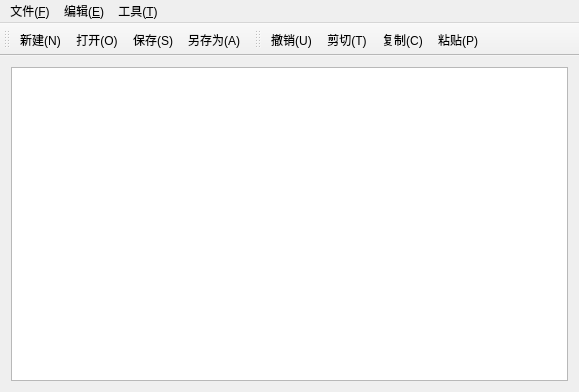
<?xml version="1.0" encoding="UTF-8"?>
<ui version="4.0">
 <class>MainWindow</class>
 <widget class="QMainWindow" name="MainWindow">
  <property name="geometry">
   <rect>
    <x>0</x>
    <y>0</y>
    <width>579</width>
    <height>392</height>
   </rect>
  </property>
  <property name="windowTitle">
   <string>MainWindow</string>
  </property>
  <widget class="QWidget" name="centralWidget">
   <layout class="QVBoxLayout" name="verticalLayout">
    <item>
     <widget class="QTextEdit" name="textEdit"/>
    </item>
   </layout>
  </widget>
  <widget class="QMenuBar" name="menuBar">
   <property name="geometry">
    <rect>
     <x>0</x>
     <y>0</y>
     <width>579</width>
     <height>21</height>
    </rect>
   </property>
   <widget class="QMenu" name="menu_F">
    <property name="title">
     <string>文件(&amp;F)</string>
    </property>
    <addaction name="actNew"/>
    <addaction name="actOpen"/>
    <addaction name="actClose"/>
    <addaction name="separator"/>
    <addaction name="actSave"/>
    <addaction name="actASave"/>
    <addaction name="actPrint"/>
    <addaction name="separator"/>
    <addaction name="actQuit"/>
   </widget>
   <widget class="QMenu" name="menu_E">
    <property name="title">
     <string>编辑(&amp;E)</string>
    </property>
    <addaction name="actUndo"/>
    <addaction name="actCut"/>
    <addaction name="actCopy"/>
    <addaction name="actPaste"/>
    <addaction name="separator"/>
    <addaction name="actAll"/>
   </widget>
   <widget class="QMenu" name="menu_T">
    <property name="title">
     <string>工具(&amp;T)</string>
    </property>
    <addaction name="actFind"/>
   </widget>
   <addaction name="menu_F"/>
   <addaction name="menu_E"/>
   <addaction name="menu_T"/>
  </widget>
  <widget class="QToolBar" name="fileToolBar">
   <attribute name="toolBarArea">
    <enum>TopToolBarArea</enum>
   </attribute>
   <attribute name="toolBarBreak">
    <bool>false</bool>
   </attribute>
   <addaction name="actNew"/>
   <addaction name="actOpen"/>
   <addaction name="actSave"/>
   <addaction name="actASave"/>
  </widget>
  <widget class="QToolBar" name="editToolBar">
   <property name="windowTitle">
    <string>toolBar_2</string>
   </property>
   <attribute name="toolBarArea">
    <enum>TopToolBarArea</enum>
   </attribute>
   <attribute name="toolBarBreak">
    <bool>false</bool>
   </attribute>
   <addaction name="actUndo"/>
   <addaction name="actCut"/>
   <addaction name="actCopy"/>
   <addaction name="actPaste"/>
  </widget>
  <action name="actNew">
   <property name="icon">
    <iconset resource="mainwindow.qrc">
     <normaloff>:/images/new.ico</normaloff>:/images/new.ico</iconset>
   </property>
   <property name="text">
    <string>新建(&amp;N)</string>
   </property>
  </action>
  <action name="actOpen">
   <property name="icon">
    <iconset resource="mainwindow.qrc">
     <normaloff>:/images/fileopen.ico</normaloff>:/images/fileopen.ico</iconset>
   </property>
   <property name="text">
    <string>打开(&amp;O)</string>
   </property>
  </action>
  <action name="actClose">
   <property name="text">
    <string>关闭(&amp;C)</string>
   </property>
  </action>
  <action name="actSave">
   <property name="icon">
    <iconset resource="mainwindow.qrc">
     <normaloff>:/images/filesave.ico</normaloff>:/images/filesave.ico</iconset>
   </property>
   <property name="text">
    <string>保存(&amp;S)</string>
   </property>
   <property name="shortcut">
    <string>Ctrl+S, Enter</string>
   </property>
  </action>
  <action name="actASave">
   <property name="icon">
    <iconset resource="mainwindow.qrc">
     <normaloff>:/images/filesaveas.ico</normaloff>:/images/filesaveas.ico</iconset>
   </property>
   <property name="text">
    <string>另存为(&amp;A)</string>
   </property>
  </action>
  <action name="actPrint">
    <property name="text">
    <string>打印(&amp;P)</string>
    </property>
  </action>
  <action name="actQuit">
   <property name="text">
    <string>退出(&amp;X)</string>
   </property>
  </action>
  <action name="actUndo">
   <property name="icon">
    <iconset resource="mainwindow.qrc">
     <normaloff>:/images/undo.ico</normaloff>:/images/undo.ico</iconset>
   </property>
   <property name="text">
    <string>撤销(&amp;U)</string>
   </property>
   <property name="shortcut">
    <string>Ctrl+Z</string>
   </property>
  </action>
  <action name="actCut">
   <property name="icon">
    <iconset resource="mainwindow.qrc">
     <normaloff>:/images/editcut.ico</normaloff>:/images/editcut.ico</iconset>
   </property>
   <property name="text">
    <string>剪切(&amp;T)</string>
   </property>
   <property name="shortcut">
    <string>Ctrl+X</string>
   </property>
  </action>
  <action name="actCopy">
   <property name="icon">
    <iconset resource="mainwindow.qrc">
     <normaloff>:/images/editcopy.ico</normaloff>:/images/editcopy.ico</iconset>
   </property>
   <property name="text">
    <string>复制(&amp;C)</string>
   </property>
   <property name="shortcut">
    <string>Ctrl+C</string>
   </property>
  </action>
  <action name="actPaste">
   <property name="icon">
    <iconset resource="mainwindow.qrc">
     <normaloff>:/images/editpaste.ico</normaloff>:/images/editpaste.ico</iconset>
   </property>
   <property name="text">
    <string>粘贴(&amp;P)</string>
   </property>
   <property name="shortcut">
    <string>Ctrl+V</string>
   </property>
  </action>
  <action name="actAll">
   <property name="text">
    <string>全选(&amp;A)</string>
   </property>
   <property name="shortcut">
    <string>Ctrl+A</string>
   </property>
  </action>
  <action name="actFind">
   <property name="text">
    <string>查找文件(&amp;F)</string>
   </property>
  </action>
 </widget>
 <layoutdefault spacing="6" margin="11"/>
 <resources>
  <include location="mainwindow.qrc"/>
 </resources>
 <connections/>
</ui>
